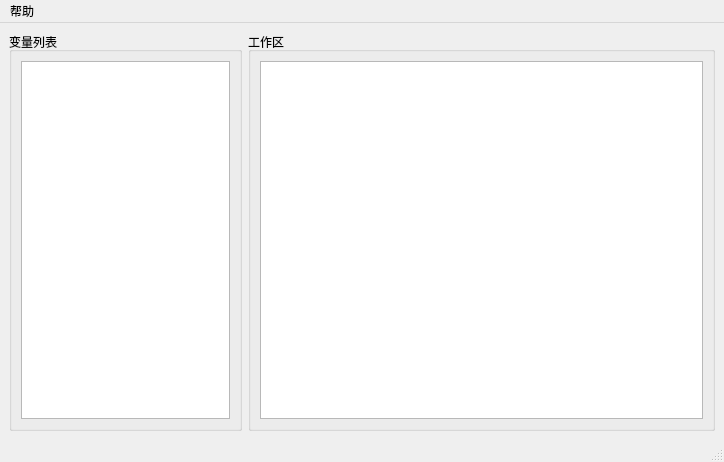
<?xml version="1.0" encoding="UTF-8"?>
<ui version="4.0">
 <class>MainWindow</class>
 <widget class="QMainWindow" name="MainWindow">
  <property name="geometry">
   <rect>
    <x>0</x>
    <y>0</y>
    <width>724</width>
    <height>462</height>
   </rect>
  </property>
  <property name="windowTitle">
   <string>MainWindow</string>
  </property>
  <widget class="QWidget" name="centralwidget">
   <layout class="QHBoxLayout" name="horizontalLayout" stretch="1,2">
    <item>
     <widget class="QGroupBox" name="groupBox">
      <property name="title">
       <string>变量列表</string>
      </property>
      <layout class="QHBoxLayout" name="horizontalLayout_2">
       <item>
        <widget class="QListWidget" name="listWidget"/>
       </item>
      </layout>
     </widget>
    </item>
    <item>
     <widget class="QGroupBox" name="groupBox_2">
      <property name="title">
       <string>工作区</string>
      </property>
      <layout class="QHBoxLayout" name="horizontalLayout_3">
       <item>
        <widget class="QPlainTextEdit" name="plainTextEdit">
         <property name="plainText">
          <string/>
         </property>
        </widget>
       </item>
      </layout>
     </widget>
    </item>
   </layout>
  </widget>
  <widget class="QMenuBar" name="menubar">
   <property name="geometry">
    <rect>
     <x>0</x>
     <y>0</y>
     <width>724</width>
     <height>23</height>
    </rect>
   </property>
   <widget class="QMenu" name="menu">
    <property name="title">
     <string>帮助</string>
    </property>
    <addaction name="action"/>
   </widget>
   <addaction name="menu"/>
  </widget>
  <widget class="QStatusBar" name="statusbar"/>
  <action name="action">
   <property name="text">
    <string>命令帮助</string>
   </property>
  </action>
 </widget>
 <resources/>
 <connections/>
</ui>
